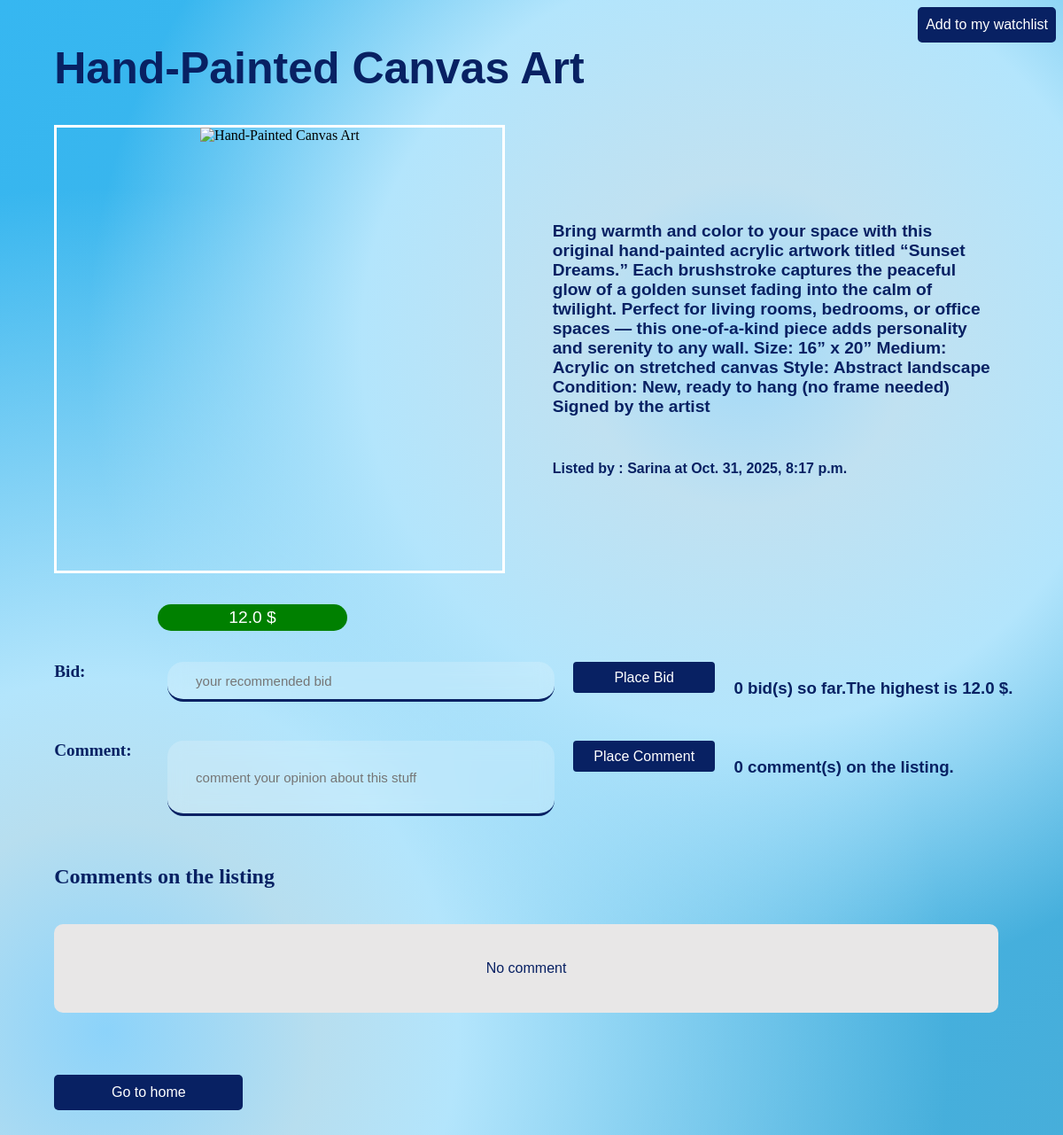
The app's page /auctions/9/Hand-Painted Canvas Art with its own data.
### auctions/models.py (models this page shows, shortened)
class List_Auctions(models.Model):
    user = models.ForeignKey(User, on_delete=models.CASCADE, related_name='List_Auctions')
    title = models.CharField(max_length=100)
    description = models.TextField()
    start_bid = models.FloatField()
    number_of_bids = models.IntegerField(default=0)
    photo = models.URLField(max_length=500, blank=True, null=True)
    photo_file = models.ImageField(upload_to='auction_photos/', blank=True, null=True)
    category = models.CharField(max_length=100, blank=True, null=True)
    winner = models.ForeignKey(User, on_delete=models.SET_NULL, blank=True, null=True)
    start_date = models.DateTimeField()
    end_date = models.DateTimeField(blank=True, null=True)
    active = models.BooleanField(default=True)

class User(AbstractUser):
    pass

### auctions/views.py (the view)
# urls.py: path("auctions/<int:auction_id>/<str:auction_title>", views.show_auctions, name="show_auctions"),
def show_auctions(request, auction_id, auction_title):
    owner_of_auction = False
    in_watchlist_items = False
    requested_auction = List_Auctions.objects.get(pk=auction_id, title=auction_title)
    if request.user.is_authenticated:
        if request.user == requested_auction.user:
            owner_of_auction = True
        watchlist = Watchlist.objects.get(user=request.user)
        if requested_auction.Watchlist_Items.filter(watchlist=watchlist, auction=requested_auction).exists():
            in_watchlist_items = True
    return render(request, 'auctions/auction.html',
                  {"requested_auction": requested_auction,
                   "owner_of_auction": owner_of_auction,
                   "in_watchlist_items": in_watchlist_items})

### auctions/templates/auctions/auction.html (shortened to what this page needs)
{% load static %}
<!DOCTYPE html>
<html lang="en" xmlns="http://www.w3.org/1999/html">
<head>
    <link rel="stylesheet" href="{% static 'auctions/auction_page.css' %}">
    <link href="https://unpkg.com/boxicons@2.1.4/css/boxicons.min.css" rel="stylesheet"/>
</head>
<body>
<form class="watchlist_link_container" action="{% url 'watchlist_add_or_delete' requested_auction.id %}"
      method="POST">
    {% if in_watchlist_items %}
        <input class="watchlist_change" type="submit" value="Remove from my watchlist">
    {% else %}
        <input class="watchlist_change" type="submit" value="Add to my watchlist">
    {% endif %}
</form>
<div class="auction_info">
    <div class="title">{{ requested_auction.title }}</div>
    <div class="photo_and_desc_container">
        <div class="photo"><img src="{{ requested_auction.photo }}" alt="{{ requested_auction.title }}"></div>
        <div class="category_and_description">
            <div class="description">{{ requested_auction.description }}</div>
            <div class="auction_user_and_time">Listed by : {{ requested_auction.user }}
                at {{ requested_auction.start_date }}
            </div>
        </div>
    </div>
    <div class="current_bid"><p class="money">{{ requested_auction.start_bid }} $</p></div>
    {% if requested_auction.active %}
        <div class="auction_bid_and_comment">
            <form class="bid_container" action="{% url 'place_bid' requested_auction.id %}" method="POST">
                <label class="labels_bid_comment" for="bid">Bid: </label>
                <input class="bid" type="number" placeholder="your recommended bid" name="bid">
                <input class="place_button" type="submit" value="Place Bid" name="placing_bid">
                <h3 class="status">{{ requested_auction.number_of_bids }} bid(s) so far.The highest
                    is {{ requested_auction.start_bid }} $. </h3>
            </form>
            <form class="comment_container" action="{% url 'place_comment' requested_auction.id %}" method="POST">
                <label class="labels_bid_comment" for="comment">Comment: </label>
                <input class="comment" type="text" placeholder="comment your opinion about this stuff" name="comment">
                <input class="place_button" type="submit" value="Place Comment" name="placing_comment">
                <h3 class="status"> {{ requested_auction.Comments.count }} comment(s) on the listing. </h3>
            </form>
        </div>
    {% endif %}
    <div class="auction_comments">
        <h2 style="color: #082163">Comments on the listing</h2>
        {% if requested_auction.Comments.all %}
            {% for comment in requested_auction.Comments.all %}
                <div class="each_comment">
                    {% if comment.user %}
                        <div class="comment_author"><i class="bx bxs-user"></i>{{ comment.author_name }}</div>
                    {% else %}
                        <div class="comment_author"><i class="bx bxs-user"></i>Deleted account</div>
                    {% endif %}
                    <div class="comment_text">{{ comment.text }}</div>
                    <div class="comment_time">{{ comment.written_at }}</div>
                </div>
            {% endfor %}
        {% else %}
            <div class="each_comment no_comment">No comment</div>
        {% endif %}
    </div>
    <a class="go_to_home_link" href="{% url 'index' %}">Go to home</a>
</div>
</body>
</html>

### records on screen
List_Auctions: title "Hand-Painted Canvas Art", description "Bring warmth and color to your space with this original hand-painted acrylic artwork titled “Sunset Dreams.” Each brushstroke captures the peaceful glow of a golden sunset fading into the calm of twilight. Perfect for living rooms, bedrooms, or office spaces — this one-of-a-kind piece adds personality and serenity to any wall. Size: 16” x 20” Medium: Acrylic on stretched canvas Style: Abstract landscape Condition: New, ready to hang (no frame needed) Signed by the artist", user "Sarina", start_date "Oct. 31, 2025, 8:17 p.m.", start_bid "12.0", number_of_bids "0", Comments.count "0"
